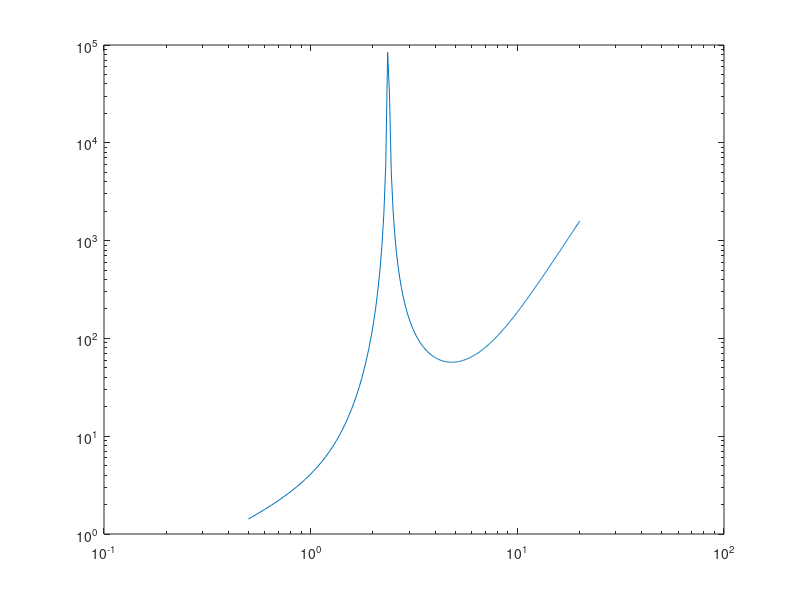

This chart was generated by the following MATLAB code:
%% Constants
clear all

pi = 3.14159265359 ;
ub = 5.788381e-5 ;
e = 1.60217662e-19 ;
g=2 ;
m0 = 9.10938356e-31 ;
kb = 8.6173303e-5 ;
ht = 6.582119e-16 ;
omegaDebye = 13.81e13 ; 
rho = 2200 ; 
vl = 3750 ;

vt = 5900 ;

PhiU = 8.77 ;

PhiD = 5 ;

It = 16/105 * PhiU^2 ;
Il = 4*(PhiU^2/35 + 2*PhiD*PhiU/15 + PhiD^2/3) ;
mt = 0.19*m0 ;

bose = @(omega, T) 1./(exp(ht.*omega./(kb.*T/1000))-1) ;

%% Input Parameters
%Johnson noise parameters
l=100e-9 ; 
R=10e3 ; 

Evs = 275e-6  ; %valley splitting
r = 69e-9 ; %dipole matrix moment

Delta = 0.40e-9 ; %splitting at the anticrossing point
Rk = 25.813e3 ; %quantum resistance

GammaValley_ph = @(omega) (ht.^2./(2.*pi)).*(ht.*omega).^5 .* r.^2 ./ (4.*pi.*rho.*ht.^6) .* (It./vt.^7 + 2.*Il./vl.^7) .* e ;
GammaValley_jh = @(omega) 2.* R / Rk * omega * ht^2 * 3*r.^2 ./ l^2 ;

%% Simulation B dependence
B_res = 400 ;
B_list=linspace(0.5, 20, B_res) ;
T=0.1 ; %Temperature
rate = zeros(4,4, B_res) ;

for ii=1:length(B_list)
    fprintf('\nPercentage: %.2f', ii)
    B=B_list(ii);
    omega = g*ub*B/ht ;
    
    % Matrix of coefficients between states
    a1 = -(Evs-ht*omega) ./ sqrt((Evs-ht*omega)^2+Delta^2) ;
    a2 = -(Evs+ht*omega) ./ sqrt((Evs+ht*omega)^2+Delta^2) ;
    
    SinGamma = @(x) sqrt((1-x)/2) ;
    CosGamma = @(x) sqrt((1+x)/2) ;
    
    valley_coupling = zeros(4,4) ;
    valley_coupling(1,2) = -CosGamma(a1)*SinGamma(a2) - SinGamma(a1)*CosGamma(a2) ;
    valley_coupling(1,3) = SinGamma(a1)*SinGamma(a2) - CosGamma(a1)*CosGamma(a2) ;
    valley_coupling(1,4) = SinGamma(a2)*CosGamma(a2) ;
    valley_coupling(2,3) = SinGamma(a1)*CosGamma(a1) ;
    valley_coupling(2,4) = -CosGamma(a1)*CosGamma(a2) + SinGamma(a1)*SinGamma(a2) ;
    valley_coupling(3,4) = SinGamma(a1)*CosGamma(a2) + CosGamma(a1)*SinGamma(a2) ;
    
    valley_coupling = valley_coupling + valley_coupling' ;
    
    % Energy of states
    E = zeros(5, 1) ;
    E(1) = -(Evs + ht*omega)./2 ;
    E(2) = -sqrt((Evs - ht*omega).^2+Delta^2) / 2 ;
    E(3) = +sqrt((Evs - ht*omega)^2+Delta^2) / 2 ;
    E(4) = (Evs + ht*omega)./2 ;
       
    for i=1:4
        for j=1:4
            if j~=i
                
                if j>i
                    rate_phonon = 2.*pi./ht^2 .* valley_coupling(i, j)^2 .* GammaValley_ph(abs(E(i)-E(j))/ht) .* bose(abs(E(i)-E(j))/ht, T) ;
                    rate_johnson = 2.*pi./ht^2 .* valley_coupling(i, j)^2 .* GammaValley_jh(abs(E(i)-E(j))/ht) .* bose(abs(E(i)-E(j))/ht, T) ;
                else
                    rate_phonon = 2.*pi./ht^2 .* valley_coupling(i, j)^2 .* GammaValley_ph(abs(E(i)-E(j))/ht) .* (1+bose(abs(E(i)-E(j))/ht, T)) ;
                    rate_johnson =  2.*pi./ht^2 .* valley_coupling(i, j)^2 .* GammaValley_jh(abs(E(i)-E(j))/ht) .* (1+bose(abs(E(i)-E(j))/ht, T)) ;
                end
                
                rate(i,j,ii) = rate_johnson +rate_phonon ;
                
            end
        end
    end
    
    
end

%% Solving rate equations
resolution = B_res ;% temp_res

Rates_matrix = zeros(4,4, resolution) ;
eigenvalues_all = zeros(4,4) ;
eigenvectors_all = zeros(4,4) ;
eigenvalues = zeros(resolution,4) ;
eigenvectors = zeros(resolution,4) ;

for i=1:4
    for j=1:4
        if j~=i
            Rates_matrix(i,j,:) =  rate(j,i, :)  ;
        else
            Rates_matrix(i,i,:) = -sum(rate(i,:, :), 2) ;
        end
    end
end

for i=1:resolution
   [eigenvectors_all(:,:), eigenvalues_all(:,:)] = eig(reshape(Rates_matrix(:,:,i), [4,4])) ;
   
   tmp = sort(max(abs(eigenvalues_all(:,:)))) ;
   tmp2 = eigenvectors_all(:,find(max(abs(eigenvalues_all(:,:))) == tmp(2))) ;
   eigenvectors(i,:) = abs(tmp2(:)) ;
   
   eigenvalues(i,:) = sort(max(abs(eigenvalues_all(:,:))))  ;
end

%% Plotting
figure
loglog(B_list, abs(eigenvalues(:,2)), '-')